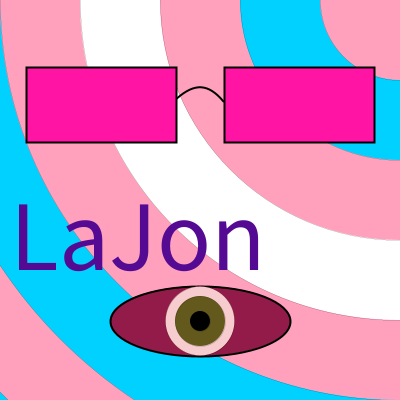
Frame 1 (no input)
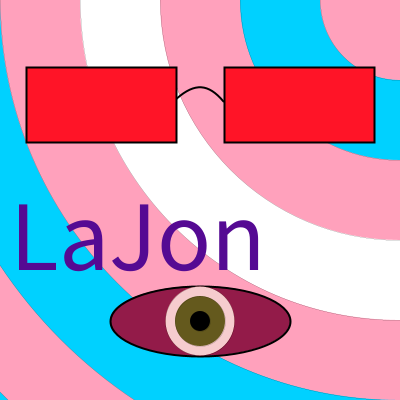
Frame 60 (the mouse pressed at the canvas centre just before this capture)
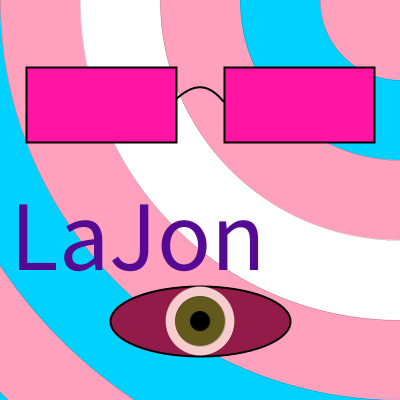
Frame 120 (the mouse held since frame 60 and released just before this capture)

The Processing sketch that drew these frames (run headless with seeded random() and noise(); from frame 60 on, the mouse is pressed at the canvas centre):

// Processing sketch: tp0_pde
// ── tp0_pde.pde


void setup(){
 size(400,400);            //tamaño lienzo

}

void draw(){

  background(0);                      //fondo
  strokeWeight(0);                    //borrado de contornos

fill(0,209,255);                      //color azul
ellipse(400,0,1280,1280);              

fill(255,161,188);                     //color rosa
ellipse(400,0,1120,1120);

fill(0,209,255);              //color azul
ellipse(400,0,960,960);

fill(255,161,188);   //color rosa
ellipse(400,0,800,800);

fill(255);                  //color blanco
ellipse(400,0,640,640);

fill(255,161,188);                    //color rosa
ellipse(400,0,480,480);

fill(0,209,255);                      //color azul
ellipse(400,0,320,320);

fill(255,161,188);                     //color rosa
ellipse(400,0,160,160);



noFill();                                //elimino el relleno
strokeWeight(2);                         //espesor borde gafas
bezier(173,101,193,82,207,82,223,101);   //arco entre las gafas

float cristal = random(0,255);           //valor aleatorio entre 0 y 255 para hacer cambiar el color de los cristales

fill(255,20,cristal);                 //color que parpadea
rect(26,67,150,75);                   //cristal gafa SX

fill(255,20,cristal);                 //color que parpadea
rect(224,67,150,75);                  //cristal gafa DX



strokeWeight(2);                      //espesor borde boca
fill(147,27,73);
ellipse(200,321,180,70);              //boca

strokeWeight(0);                      //elimino los contornos

fill(214,17,30);
circle(200,321,69);                  //capa roja por detras de la esclerotica

fill(255,200);                       //transparencia
circle(200,321,69);                  //esclerotica del ojo 

fill(100,89,29);
circle(200,321,50);                  //iris

fill(0);
circle(200,321,20);                  //pupila

 
 
 textSize(100);                      //tamaño del texto 
fill(85,10,147);                   
text("LaJon", 10,270);               //nombre



}

void mousePressed(){
  print(mouseX,mouseY);             // esto lo use solo para ayudarme a decidir las coordinadas de las cosas
}
